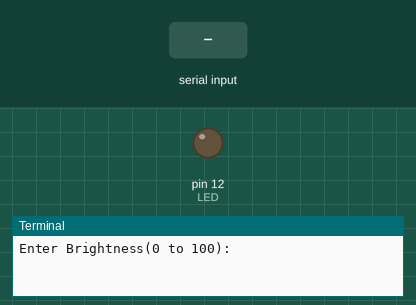
A program run on a simulated Raspberry Pi (header pin numbers). Parts: output pins drawn as LEDs (lit = HIGH), the last lines printed to the terminal. The inputs (shaded band) are chosen by the test bench.

Above: at 1.2 s.
1.3 s: "5" typed at the terminal, then Enter
At 2.5 s:
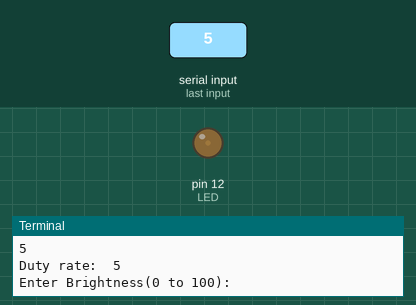
2.8 s: "90" typed at the terminal, then Enter
At 3.7 s:
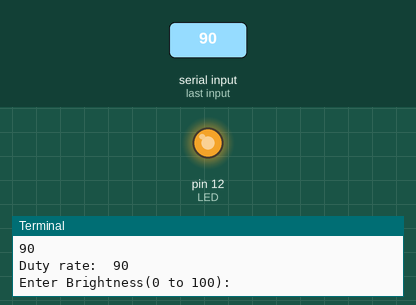
Timing chart, 0 to 5.8 s (numbered marks = the images above; inputs shaded):
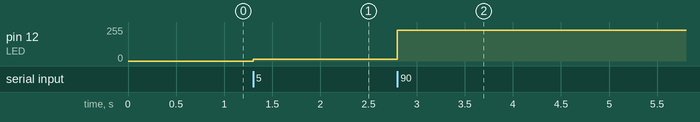

Measured:
- after the input at 1.3 s, pin 12 (LED): 0/255 → 13/255 at once
- after the input at 2.8 s, pin 12 (LED): 13/255 → 230/255 at once

The program:

pwm_test.py
```python
import RPi.GPIO as GPIO
import time

LED =12

GPIO.setmode(GPIO.BOARD)
GPIO.setwarnings(False)

GPIO.setup(LED,GPIO.OUT)

PWM_LED = GPIO.PWM(LED,50)
PWM_LED.start(0)

try:
    while True :
        Duty_led=input('Enter Brightness(0 to 100):')
        duty=int(Duty_led)
        print('Duty rate: ',duty)
        PWM_LED.ChangeDutyCycle(duty)

finally:
    PWM_LED.stop()
    print('Cleaning up!')
    GPIO.cleanup()
```
